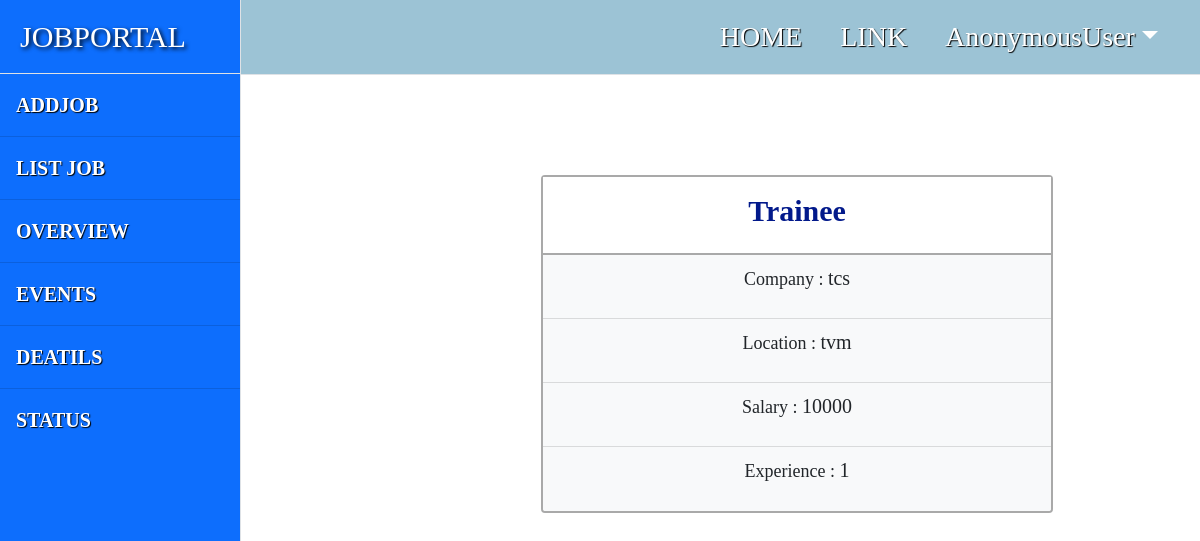
The app's page /employer/jobs/detail/1, older data.
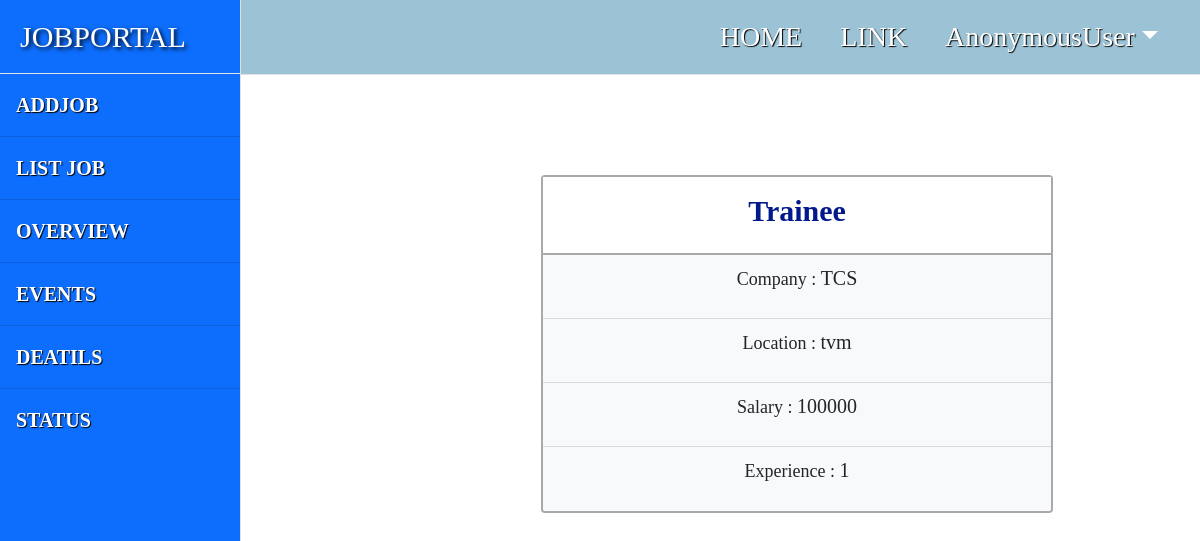
The same page, newer data.
### employer/models.py (models this page shows)
class Jobs(models.Model):
    job_title=models.CharField(max_length=150)
    company_name=models.CharField(max_length=150)
    location=models.CharField(max_length=150)
    salary=models.PositiveIntegerField(null=True)
    experience=models.PositiveIntegerField(default=0)

### employer/views.py (the view)
# urls.py: path('jobs/detail/<int:id>',views.DetailJobView.as_view(), name="emp-detailjob"),
class DetailJobView(DetailView):
    model=Jobs
    template_name = "emp-detailjob.html"
    context_object_name = "job"
    pk_url_kwarg = "id"

### employer/templates/emp-detailjob.html
{%extends 'base.html'%}
{%block body_block%}
<div style="padding-left:300px;padding-top:100px;">
    <div class="card" style="width: 32rem;border:2px solid darkgrey;">
      <div class="card-body bg-white">
        <h3 class="card-title" style="font-family:serif;font-size:30px;text-align:center;color:#02198B;font-weight:bold;">{{job.job_title}}</h3></div>
      <ul class="list-group list-group-flush">
        <li class="list-group-item bg-light" style="text-align:center;height:4rem;"><span style="font-family:serif;font-size:18px;">Company : </span><span style="font-family:serif;font-size:20px;">{{job.company_name}}</span></li>
        <li class="list-group-item bg-light" style="text-align:center;height:4rem;"><span style="font-family:serif;font-size:18px;">Location : </span><span style="font-family:serif;font-size:20px;">{{job.location}}</span></li>
        <li class="list-group-item bg-light" style="text-align:center;height:4rem;"><span style="font-family:serif;font-size:18px;">Salary : </span><span style="font-family:serif;font-size:20px;">{{job.salary}}</span></li>
        <li class="list-group-item bg-light" style="text-align:center;height:4rem;"><span style="font-family:serif;font-size:18px;">Experience : </span><span style="font-family:serif;font-size:20px;">{{job.experience}}</span></li>
      </ul>
    </div>
</div>
{%endblock%}

### employer/templates/base.html (shortened to what this page needs)
<!DOCTYPE html>
{%load static%}
<html lang="en">
    <head>
        <link href="{%static 'css/styles.css'%}" rel="stylesheet" />
    </head>
    <body>
        <div class="d-flex" id="wrapper">
            <div class="border-end bg-primary" id="sidebar-wrapper">
                <div style="font-size:30px;font-family: Fantasy;color: white;
  text-shadow: 2px 2px 4px #000000;background-color:#0063B2FF;" class="sidebar-heading border-bottom bg-primary">JOBPORTAL</div>
                <div class="list-group list-group-flush fs-5" style="font-family:serif; color: white;
  text-shadow: 1px 1px 1px #000000;">
                    <a style="color:white;font-weight:bold;" class="list-group-item list-group-item-action list-group-item bg-primary p-3" href="{%url 'emp-addjob'%}">ADDJOB</a>
                    <a style="color:white;font-weight:bold;" class="list-group-item list-group-item-action list-group-item bg-primary p-3" href="{%url 'emp-alljobs'%}">LIST JOB</a>
                    <a style="color:white;font-weight:bold;" class="list-group-item list-group-item-action list-group-item bg-primary p-3" href="#!">OVERVIEW</a>
                    <a style="color:white;font-weight:bold;" class="list-group-item list-group-item-action list-group-item bg-primary p-3" href="#!">EVENTS</a>
                    <a style="color:white;font-weight:bold;" class="list-group-item list-group-item-action list-group-item bg-primary p-3" href="#!">DEATILS</a>
                    <a style="color:white;font-weight:bold;" class="list-group-item list-group-item-action list-group-item bg-primary p-3" href="#!">STATUS</a>
                </div>
            </div>
            <div id="page-content-wrapper">
                <nav style="background-color:#9CC3D5FF;" class="navbar navbar-expand-lg   border-bottom">
                    <div class="container-fluid">
                        <div class="collapse navbar-collapse" id="navbarSupportedContent">
                            <ul class="navbar-nav ms-auto mt-2 mt-lg-0">
                                <li  class="nav-item active fs-3 "><a style="font-weight:normal; color:white;padding-right:30px;font-family:fantasy;text-shadow: 1px 1px 1px #000000;" class="nav-link" href="{%url 'emp-home'%}">HOME</a></li>
                                <li class="nav-item fs-3 "><a style="font-weight:normal; color:white;padding-right:30px;font-family:fantasy;text-shadow: 1px 1px 1px #000000;" class="nav-link" href="#!">LINK</a></li>
                                <li class="nav-item dropdown fs-3 ">
                                    <a style="font-weight:normal; color:white;padding-right:30px;font-family:fantasy;text-shadow: 1px 1px 1px #000000;" class="nav-link dropdown-toggle" id="navbarDropdown" href="#" role="button" data-bs-toggle="dropdown" aria-haspopup="true" aria-expanded="false">{{request.user}}</a>
                                </li>
                            </ul>
                        </div>
                    </div>
                </nav>
                <div>
            {%block body_block%}
            {%endblock%}</div>
            </div>
        </div>
    </body>
</html>

Row changes from the older to the newer data that the page shows:
changed Jobs "Trainee": company_name "tcs" → "TCS"; salary "10000" → "100000"
